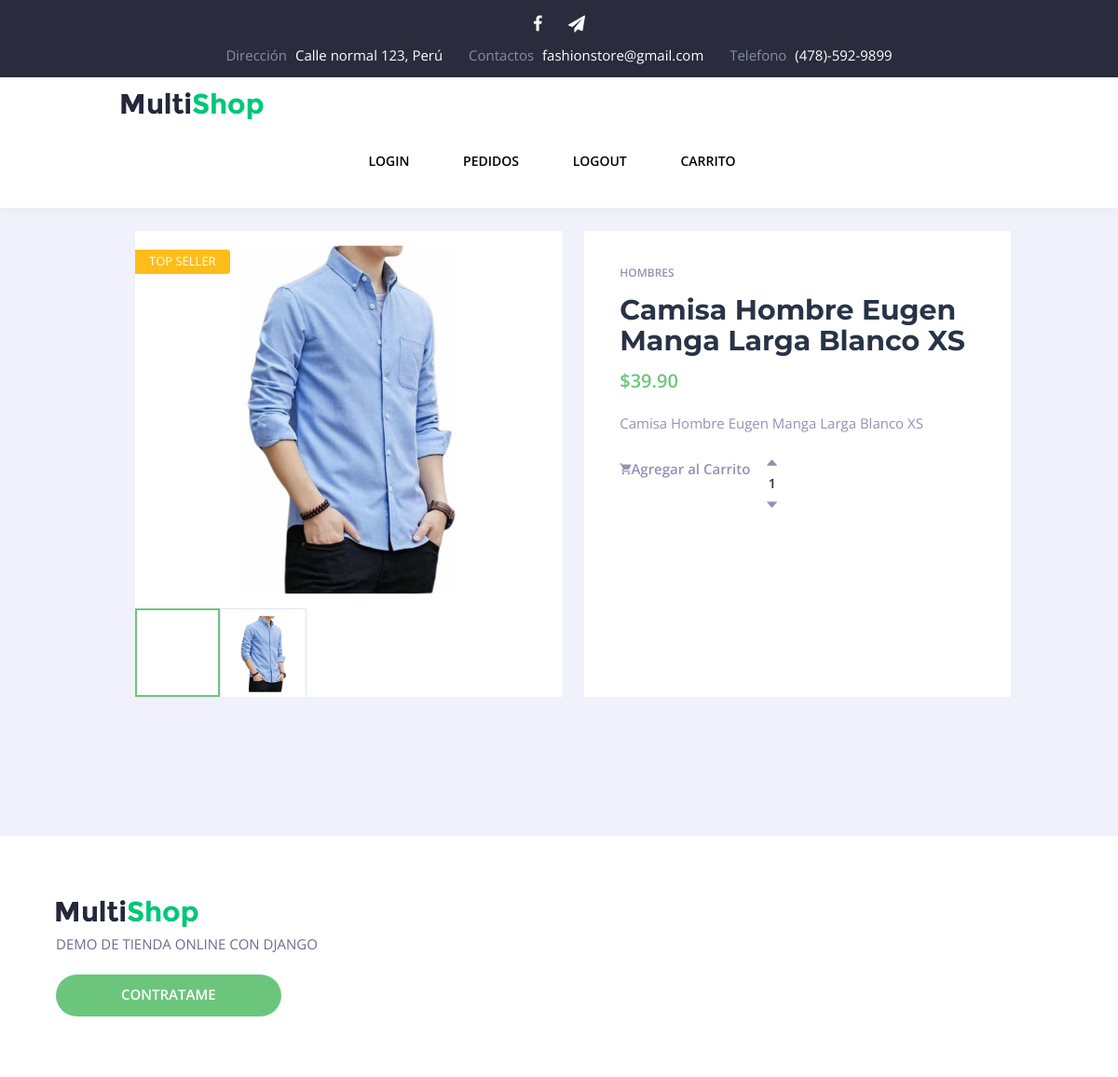
The page /producto/1 on the database its author committed.
### tienda/models.py (models this page shows, shortened)
class Producto(models.Model):
    categoria = models.ForeignKey(Categoria,on_delete=models.RESTRICT)
    nombre = models.CharField(max_length=200)
    precio = models.DecimalField(max_digits=9,decimal_places=2)
    stock = models.IntegerField(default=0)
    pub_date = models.DateTimeField('fecha registro')
    imagen = models.ImageField(upload_to='productos',blank=True,null=True)

class Categoria(models.Model):
    nombre = models.CharField(max_length=200)
    pub_date = models.DateTimeField(auto_now_add=True)

### tienda/views.py (the view)
# urls.py: path('producto',views.ProductoView.as_view(),name='producto'),
def producto(request,producto_id):
    objProducto = Producto.objects.get(pk=producto_id)
    context = {
        'producto':objProducto
    }
    return render(request,'producto.html',context)

### tienda/templates/producto.html (shortened to what this page needs)
{% extends 'layout.html' %}
{% block content %}
<div class="cont maincont">
            <article>
    <div class="prod">
        <div class="prod-slider-wrap prod-slider-shown">
            <div class="flexslider prod-slider" id="prod-slider">
                <ul class="slides">
                    <li class="flex-active-slide" style="width: 100%; float: left; margin-right: -100%; position: relative; opacity: 1; display: block; transition: opacity 0.5s ease 0s; z-index: 2;">
                        <a data-fancybox-group="prod" class="fancy-img" href="http://placehold.it/810x722">
                            <img src="{{ producto.imagen.url  }}" alt="" draggable="false">
                        </a>
                    </li>
                </ul>
            <ul class="flex-direction-nav"><li class="flex-nav-prev"><a class="flex-prev flex-disabled" href="#" tabindex="-1">Previous</a></li><li class="flex-nav-next"><a class="flex-next" href="#">Next</a></li></ul></div>
            <div class="flexslider prod-thumbs" id="prod-thumbs">
            <div class="flex-viewport" style="overflow: hidden; position: relative;"><ul class="slides" style="width: 400%; transition-duration: 0s; transform: translate3d(0px, 0px, 0px);">
                    <li class="flex-active-slide" style="width: 114.4px; margin-right: 0px; float: left; display: block;">
                    </li>
                    <li style="width: 114.4px; margin-right: 0px; float: left; display: block;">
                        <img src="{{ producto.imagen.url  }}" alt="" draggable="false">
                    </li>
                </ul></div>
                </div>
        </div>
        <div class="prod-cont">
            <p class="prod-categs">{{ producto.categoria.nombre }}</p>
            <h1>{{ producto.nombre }}</h1>
            <div class="variations_form cart">
                <p class="prod-price">${{ producto.precio }}</p>
                <p class="prod-excerpt">{{ producto.nombre }}</p>
                <div class="prod-add">
                    <a href="{% url 'tienda:agregarCarrito' producto.id %}" class="icon ion-android-cart">Agregar al Carrito</a>
                    <p class="qnt-wrap prod-li-qnt">
                        <a href="#" class="qnt-plus prod-li-plus"><i class="icon ion-arrow-up-b"></i></a>
                        <input type="text" value="1">
                        <a href="#" class="qnt-minus prod-li-minus"><i class="icon ion-arrow-down-b"></i></a>
                    </p>
                </div>
            </div>
        </div>
        <p class="prod-badge">
            <span class="badge-1">TOP SELLER</span>
        </p>
    </div>
</article>
</div>
{% endblock %}

### tienda/static/css/flexslider.css (style rules this page uses)
.slides, .slides > li, .flex-control-nav, .flex-direction-nav { margin: 0; padding: 0; list-style: none; }
.flexslider { margin: 0; padding: 0; }
.flexslider .slides > li { display: none; -webkit-backface-visibility: hidden; }
.flexslider .slides img { width: 100%; display: block; }
.flexslider .slides:after { content: ""; display: block; clear: both; visibility: hidden; line-height: 0; height: 0; }
.flexslider { position: relative; zoom: 1; }
.flexslider .slides { zoom: 1; }
.flexslider .slides img { height: auto; -moz-user-select: none; }
.flex-viewport { max-height: 2000px; -webkit-transition: all 1s ease; -moz-transition: all 1s ease; -ms-transition: all 1s ease; -o-transition: all 1s ease; transition: all 1s ease; }

### tienda/static/css/media.css (style rules this page uses)
@media only screen and (max-width : 1220px) { .cont { width: 970px; } }

### rows shown on the page
Producto: imagen (picture), categoria.nombre "HOMBRES", nombre "Camisa Hombre Eugen Manga Larga Blanco XS", precio "39.90"
